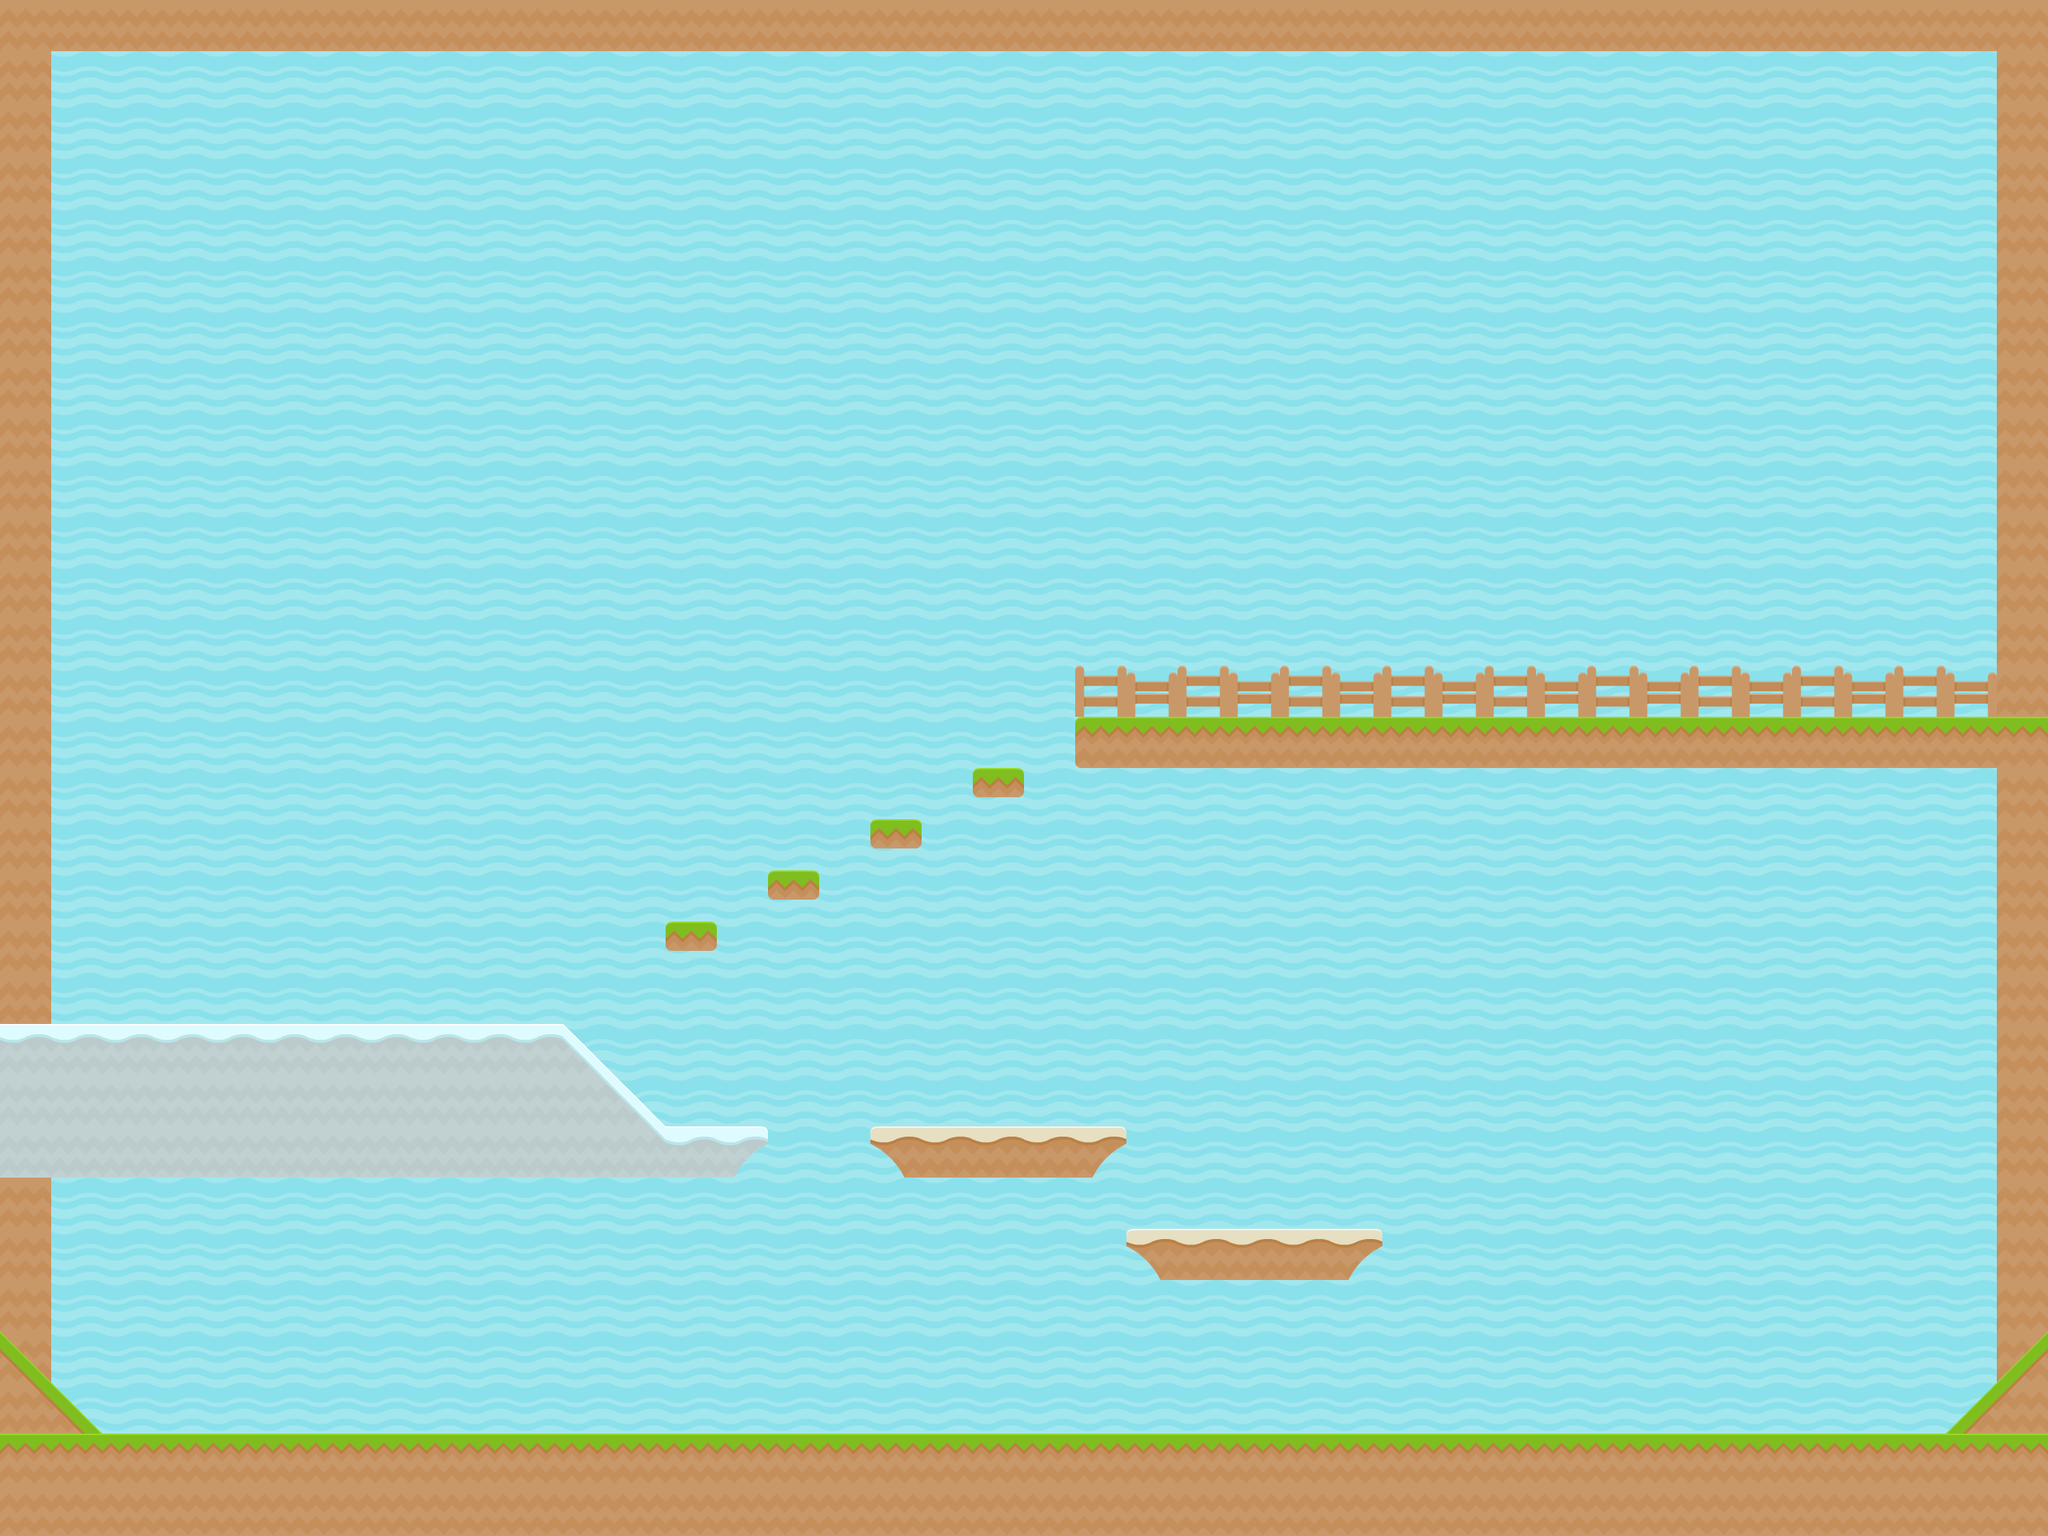

A level layout from a 2D game, rendered from its tile map. Below: a short description, then the map file with tile-grid data replaced by summaries:
An orthogonal 40x30 tile map with 70x70 px tiles, 2 tile layers (Blocking, Nice) and 15 objects (15x object).

<map version="1.0" orientation="orthogonal" renderorder="right-down" width="40" height="30" tilewidth="70" tileheight="70" nextobjectid="59">
 <tileset firstgid="1" name="tiles_spritesheet" tilewidth="70" tileheight="70" spacing="1">
  <image source="tiles_spritesheet.png" width="852" height="856" />
 </tileset>
 <layer name="Blocking" width="40" height="30">
  <data>[1200 cells, 1200 non-empty, 2 distinct tile ids]</data>
 </layer>
 <layer name="Nice" width="40" height="30">
  <data>[1200 cells, 137 non-empty, 16 distinct tile ids]</data>
 </layer>
 <objectgroup name="Box2">
  <object id="36" name="collision" type="object" x="70" y="1610">
   <properties>
    <property name="friction" value="0.5" />
   </properties>
   <polyline points="0,0 0,280 70,350 2590,350 2660,280 2660,-560 1400,-560 1400,-630 2660,-630 2660,-1540 0,-1540 0,-210 700,-210 840,-70 980,-70 910,0 0,0" />
  </object>
  <object id="40" name="collision" type="object" x="0" y="1960" width="2800" height="140" />
  <object id="42" name="collision" type="object" x="2730" y="0" width="70" height="1960" />
  <object id="43" name="collision" type="object" x="0" y="0" width="70" height="1960" />
  <object id="44" name="collision" type="object" x="1540" y="1680" width="350" height="35" />
  <object id="45" name="collision" type="object" x="1190" y="1540" width="350" height="35" />
  <object id="47" name="collision" type="object" x="910" y="1260" width="70" height="35" />
  <object id="48" name="collision" type="object" x="1050" y="1190" width="70" height="35" />
  <object id="49" name="collision" type="object" x="1190" y="1120" width="70" height="35" />
  <object id="50" name="collision" type="object" x="1330" y="1050" width="70" height="35" />
  <object id="52" name="collision" type="object" x="70" y="1400" width="700" height="70" />
  <object id="53" name="collision" type="object" x="1470" y="980" width="1260" height="70" />
  <object id="54" name="collision" type="object" x="1207.5" y="1575">
   <polyline points="0,0 35,35 280,35 315,0 0,0" />
  </object>
  <object id="56" name="collision" type="object" x="1557.5" y="1715">
   <polyline points="0,0 35,35 280,35 315,0" />
  </object>
  <object id="58" name="collision" type="object" x="910" y="1540" width="140" height="35" />
 </objectgroup>
</map>